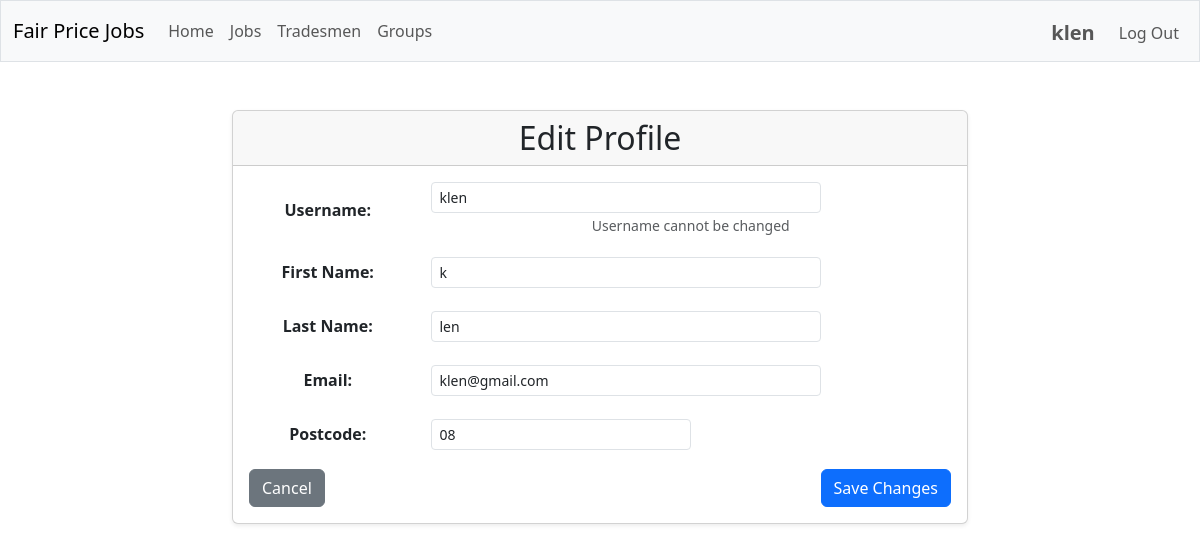
The page /edit_profile (signed in) on the database as committed earlier.
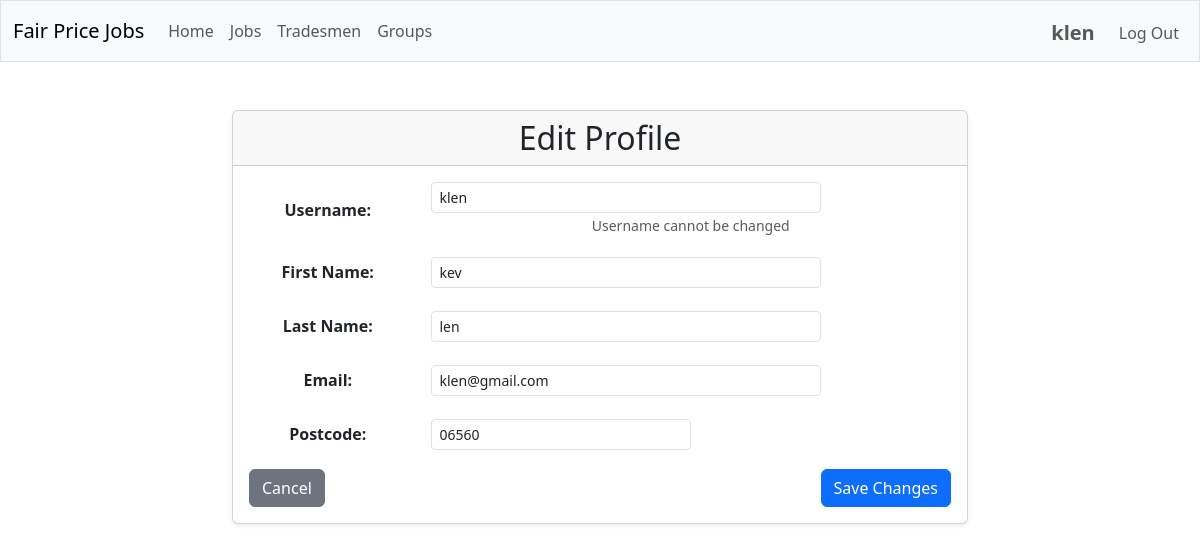
The same page on the database as committed later.
### tables this page shows
CREATE TABLE users (
    id INTEGER PRIMARY KEY AUTOINCREMENT,
    username TEXT NOT NULL UNIQUE,
    firstname TEXT NOT NULL,
    lastname TEXT NOT NULL,
    email TEXT NOT NULL UNIQUE,
    postcode TEXT NOT NULL,
    hash TEXT NOT NULL
);

### app/routes/profile.py (the view, shortened to what this page needs)
@profile_bp.route("/edit_profile", methods=["GET", "POST"])
@login_required
def edit_profile() -> Union[str, Response]:
    user_id = session["user_id"]
    user = user_service.get_user_by_id(user_id)
    if not user:
        flash("User not found.", "error")
        return redirect(url_for("main.index"))
    return render_template("edit_profile.html", user=user)

### app/services/database.py (called while the page is built)
def get_db_service() -> DatabaseService:
    return db_service

    def get_connection(self):
        if self.database_path is None:
            raise ValueError("Database path is not configured")
        try:
            if not hasattr(g, '_database'):
                g._database = sqlite3.connect(self.database_path, isolation_level=None)
                g._database.row_factory = sqlite3.Row
                g._database.execute("PRAGMA foreign_keys = ON")
            return g._database
        except RuntimeError:
            if not hasattr(self, '_test_connection'):
                self._test_connection = sqlite3.connect(self.database_path, isolation_level=None)
                self._test_connection.row_factory = sqlite3.Row
                self._test_connection.execute("PRAGMA foreign_keys = ON")
            return self._test_connection

    def close_connection(self):
        try:
            if hasattr(g, '_database'):
                g._database.close()
                delattr(g, '_database')
        except RuntimeError:
            if hasattr(self, '_test_connection'):
                self._test_connection.close()
                delattr(self, '_test_connection')

### templates/edit_profile.html (shortened to what this page needs)
{% extends "layout.html" %}
{% block main %}
<div class="container">
    <div class="row justify-content-center">
        <div class="col-md-8">
            <div class="card shadow-sm">
                <div class="card-header">
                    <h2 class="mb-0">Edit Profile</h2>
                </div>
                <div class="card-body">
                    <form method="post">
                        <div class="mb-3 row align-items-center">
                            <label for="username" class="col-md-3 col-form-label fw-bold">Username:</label>
                            <div class="col-md-9">
                                <input type="text" class="form-control form-control-sm w-75" id="username" value="{{ user.username }}" readonly>
                                <small class="text-muted">Username cannot be changed</small>
                            </div>
                        </div>
                        <div class="mb-3 row align-items-center">
                            <label for="firstname" class="col-md-3 col-form-label fw-bold">First Name:</label>
                            <div class="col-md-9">
                                <input type="text" class="form-control form-control-sm w-75" id="firstname" name="firstname" value="{{ user.firstname }}" required>
                            </div>
                        </div>
                        <div class="mb-3 row align-items-center">
                            <label for="lastname" class="col-md-3 col-form-label fw-bold">Last Name:</label>
                            <div class="col-md-9">
                                <input type="text" class="form-control form-control-sm w-75" id="lastname" name="lastname" value="{{ user.lastname }}" required>
                            </div>
                        </div>
                        <div class="mb-3 row align-items-center">
                            <label for="email" class="col-md-3 col-form-label fw-bold">Email:</label>
                            <div class="col-md-9">
                                <input type="email" class="form-control form-control-sm w-75" id="email" name="email" value="{{ user.email }}" required>
                            </div>
                        </div>
                        <div class="mb-3 row align-items-center">
                            <label for="postcode" class="col-md-3 col-form-label fw-bold">Postcode:</label>
                            <div class="col-md-9">
                                <input type="text" class="form-control form-control-sm w-50" id="postcode" name="postcode" value="{{ user.postcode }}" required>
                            </div>
                        </div>
                        <div class="d-flex justify-content-between">
                            <a href="{{ url_for('profile.user_profile', user_id=user.id) }}" class="btn btn-secondary">Cancel</a>
                            <button type="submit" class="btn btn-primary">Save Changes</button>
                        </div>
                    </form>
                </div>
            </div>
        </div>
    </div>
</div>
{% endblock %}

### templates/layout.html (shortened to what this page needs)
<!DOCTYPE html>
<html lang="en">
    <head>
        <link href="https://cdn.jsdelivr.net/npm/bootstrap@5.3.0/dist/css/bootstrap.min.css" rel="stylesheet">
        <link rel="stylesheet" href="{{ url_for('static', filename='css/custom.css') }}">
    </head>
    <body>
        <nav class="navbar navbar-expand-md navbar-light bg-light border">
            <div class="container-fluid">
                <a class="navbar-brand mb-0 align-items-center" href="/">Fair Price Jobs</a>
                <div class="collapse navbar-collapse" id="navbarNav">
                    {% if session.user_id %}
                        <ul class="navbar-nav me-auto mb-2 mb-lg-0">
                            <li class="nav-item">
                                <a class="nav-link" href="{{ url_for('main.index') }}">Home</a>
                            </li>
                            <li class="nav-item">
                                <a class="nav-link" href="{{ url_for('search.search_jobs') }}">Jobs</a>
                            </li>
                            <li class="nav-item">
                                <a class="nav-link" href="{{ url_for('search.search_tradesmen') }}">Tradesmen</a>
                            </li>
                            <li class="nav-item">
                                <a class="nav-link" href="{{ url_for('groups.search_groups') }}">Groups</a>
                            </li>
                        </ul>
                        <ul class="navbar-nav ms-auto mt-1 align-items-center">
                            <li class="nav-item me-3">
                                <a class="nav-link fs-5 fw-bold p-0" href="{{ url_for('profile.user_profile', user_id=session.user_id) }}">{{ session.username }}</a>
                            </li>
                            <li class="nav-item">
                                <a class="nav-link" href="/logout">Log Out</a>
                            </li>
                        </ul>
                    {% endif %}
                </div>
            </div>
        </nav>
        <main class="container-fluid py-5 text-center">
            {% block main %}{% endblock %}
        </main>
    </body>
</html>

Rows that differ between the two databases and show on the page:
changed users "klen": firstname "k" → "kev"; postcode "08" → "06560"
